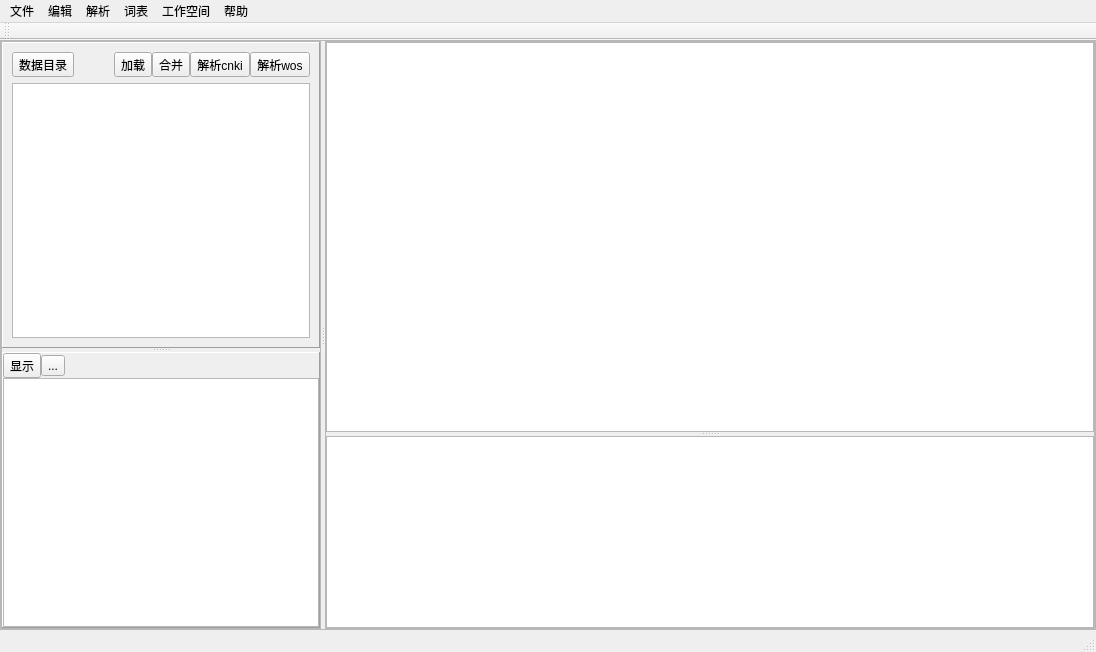
<?xml version="1.0" encoding="UTF-8"?>
<ui version="4.0">
 <class>MainWindow</class>
 <widget class="QMainWindow" name="MainWindow">
  <property name="geometry">
   <rect>
    <x>0</x>
    <y>0</y>
    <width>1096</width>
    <height>652</height>
   </rect>
  </property>
  <property name="windowTitle">
   <string>SciTools——清洗数据</string>
  </property>
  <property name="toolButtonStyle">
   <enum>Qt::ToolButtonTextUnderIcon</enum>
  </property>
  <widget class="QWidget" name="centralwidget">
   <layout class="QVBoxLayout" name="verticalLayout_5">
    <property name="spacing">
     <number>0</number>
    </property>
    <property name="leftMargin">
     <number>0</number>
    </property>
    <property name="topMargin">
     <number>0</number>
    </property>
    <property name="rightMargin">
     <number>0</number>
    </property>
    <property name="bottomMargin">
     <number>0</number>
    </property>
    <item>
     <widget class="QFrame" name="frame_5">
      <property name="sizePolicy">
       <sizepolicy hsizetype="Expanding" vsizetype="Preferred">
        <horstretch>0</horstretch>
        <verstretch>0</verstretch>
       </sizepolicy>
      </property>
      <property name="frameShape">
       <enum>QFrame::StyledPanel</enum>
      </property>
      <property name="frameShadow">
       <enum>QFrame::Raised</enum>
      </property>
      <layout class="QVBoxLayout" name="verticalLayout_6">
       <property name="spacing">
        <number>0</number>
       </property>
       <property name="leftMargin">
        <number>0</number>
       </property>
       <property name="topMargin">
        <number>0</number>
       </property>
       <property name="rightMargin">
        <number>0</number>
       </property>
       <property name="bottomMargin">
        <number>0</number>
       </property>
       <item>
        <widget class="QSplitter" name="splitter_3">
         <property name="orientation">
          <enum>Qt::Horizontal</enum>
         </property>
         <widget class="QFrame" name="frame_3">
          <property name="sizePolicy">
           <sizepolicy hsizetype="Preferred" vsizetype="Expanding">
            <horstretch>0</horstretch>
            <verstretch>0</verstretch>
           </sizepolicy>
          </property>
          <property name="frameShape">
           <enum>QFrame::StyledPanel</enum>
          </property>
          <property name="frameShadow">
           <enum>QFrame::Raised</enum>
          </property>
          <layout class="QHBoxLayout" name="horizontalLayout_3">
           <property name="spacing">
            <number>0</number>
           </property>
           <property name="leftMargin">
            <number>0</number>
           </property>
           <property name="topMargin">
            <number>0</number>
           </property>
           <property name="rightMargin">
            <number>0</number>
           </property>
           <property name="bottomMargin">
            <number>0</number>
           </property>
           <item>
            <widget class="QSplitter" name="splitter">
             <property name="orientation">
              <enum>Qt::Vertical</enum>
             </property>
             <widget class="QFrame" name="frame">
              <property name="frameShape">
               <enum>QFrame::Panel</enum>
              </property>
              <property name="frameShadow">
               <enum>QFrame::Raised</enum>
              </property>
              <layout class="QVBoxLayout" name="verticalLayout">
               <item>
                <layout class="QHBoxLayout" name="horizontalLayout">
                 <property name="spacing">
                  <number>0</number>
                 </property>
                 <item>
                  <widget class="QToolButton" name="btn_datafiles_dir">
                   <property name="text">
                    <string>数据目录</string>
                   </property>
                  </widget>
                 </item>
                 <item>
                  <spacer name="horizontalSpacer">
                   <property name="orientation">
                    <enum>Qt::Horizontal</enum>
                   </property>
                   <property name="sizeHint" stdset="0">
                    <size>
                     <width>40</width>
                     <height>20</height>
                    </size>
                   </property>
                  </spacer>
                 </item>
                 <item>
                  <widget class="QToolButton" name="btn_datafiles_load">
                   <property name="text">
                    <string>加载</string>
                   </property>
                  </widget>
                 </item>
                 <item>
                  <widget class="QToolButton" name="btn_datafiles_combine">
                   <property name="text">
                    <string>合并</string>
                   </property>
                  </widget>
                 </item>
                 <item>
                  <widget class="QToolButton" name="btn_datafiles_parse_cnki">
                   <property name="text">
                    <string>解析cnki</string>
                   </property>
                  </widget>
                 </item>
                 <item>
                  <widget class="QToolButton" name="btn_datafiles_parse_wos">
                   <property name="text">
                    <string>解析wos</string>
                   </property>
                  </widget>
                 </item>
                </layout>
               </item>
               <item>
                <widget class="QListView" name="listView_datafiles"/>
               </item>
              </layout>
             </widget>
             <widget class="QFrame" name="frame_2">
              <property name="frameShape">
               <enum>QFrame::Panel</enum>
              </property>
              <property name="frameShadow">
               <enum>QFrame::Raised</enum>
              </property>
              <layout class="QVBoxLayout" name="verticalLayout_2">
               <property name="spacing">
                <number>0</number>
               </property>
               <property name="leftMargin">
                <number>0</number>
               </property>
               <property name="topMargin">
                <number>0</number>
               </property>
               <property name="rightMargin">
                <number>0</number>
               </property>
               <property name="bottomMargin">
                <number>0</number>
               </property>
               <item>
                <layout class="QHBoxLayout" name="horizontalLayout_2">
                 <property name="spacing">
                  <number>0</number>
                 </property>
                 <item>
                  <widget class="QToolButton" name="btn_datamodel_show">
                   <property name="text">
                    <string>显示</string>
                   </property>
                  </widget>
                 </item>
                 <item>
                  <widget class="QToolButton" name="toolButton_4">
                   <property name="text">
                    <string>...</string>
                   </property>
                  </widget>
                 </item>
                 <item>
                  <spacer name="horizontalSpacer_2">
                   <property name="orientation">
                    <enum>Qt::Horizontal</enum>
                   </property>
                   <property name="sizeHint" stdset="0">
                    <size>
                     <width>40</width>
                     <height>20</height>
                    </size>
                   </property>
                  </spacer>
                 </item>
                </layout>
               </item>
               <item>
                <widget class="QListView" name="listView_datamodels"/>
               </item>
              </layout>
             </widget>
            </widget>
           </item>
          </layout>
         </widget>
         <widget class="QFrame" name="frame_4">
          <property name="sizePolicy">
           <sizepolicy hsizetype="Preferred" vsizetype="Expanding">
            <horstretch>9</horstretch>
            <verstretch>0</verstretch>
           </sizepolicy>
          </property>
          <property name="frameShape">
           <enum>QFrame::StyledPanel</enum>
          </property>
          <property name="frameShadow">
           <enum>QFrame::Raised</enum>
          </property>
          <layout class="QVBoxLayout" name="verticalLayout_4">
           <property name="spacing">
            <number>0</number>
           </property>
           <property name="leftMargin">
            <number>0</number>
           </property>
           <property name="topMargin">
            <number>0</number>
           </property>
           <property name="rightMargin">
            <number>0</number>
           </property>
           <property name="bottomMargin">
            <number>0</number>
           </property>
           <item>
            <widget class="QSplitter" name="splitter_2">
             <property name="orientation">
              <enum>Qt::Vertical</enum>
             </property>
             <widget class="QTableView" name="tableView_data">
              <property name="sizePolicy">
               <sizepolicy hsizetype="Expanding" vsizetype="Expanding">
                <horstretch>0</horstretch>
                <verstretch>9</verstretch>
               </sizepolicy>
              </property>
             </widget>
             <widget class="QPlainTextEdit" name="plainTextEdit">
              <property name="sizePolicy">
               <sizepolicy hsizetype="Expanding" vsizetype="Expanding">
                <horstretch>0</horstretch>
                <verstretch>0</verstretch>
               </sizepolicy>
              </property>
              <property name="baseSize">
               <size>
                <width>0</width>
                <height>0</height>
               </size>
              </property>
             </widget>
            </widget>
           </item>
          </layout>
         </widget>
        </widget>
       </item>
      </layout>
     </widget>
    </item>
   </layout>
  </widget>
  <widget class="QMenuBar" name="menubar">
   <property name="geometry">
    <rect>
     <x>0</x>
     <y>0</y>
     <width>1096</width>
     <height>22</height>
    </rect>
   </property>
   <widget class="QMenu" name="menu">
    <property name="title">
     <string>文件</string>
    </property>
   </widget>
   <widget class="QMenu" name="menu_2">
    <property name="title">
     <string>编辑</string>
    </property>
   </widget>
   <widget class="QMenu" name="menu_3">
    <property name="title">
     <string>词表</string>
    </property>
   </widget>
   <widget class="QMenu" name="menu_4">
    <property name="title">
     <string>工作空间</string>
    </property>
    <addaction name="action_workspace_set"/>
   </widget>
   <widget class="QMenu" name="menu_5">
    <property name="title">
     <string>帮助</string>
    </property>
   </widget>
   <widget class="QMenu" name="menu_6">
    <property name="title">
     <string>解析</string>
    </property>
    <addaction name="action_2"/>
    <addaction name="action_5"/>
    <addaction name="action_pubmed"/>
    <addaction name="action_cssci"/>
   </widget>
   <addaction name="menu"/>
   <addaction name="menu_2"/>
   <addaction name="menu_6"/>
   <addaction name="menu_3"/>
   <addaction name="menu_4"/>
   <addaction name="menu_5"/>
  </widget>
  <widget class="QStatusBar" name="statusbar"/>
  <widget class="QToolBar" name="toolBar">
   <property name="minimumSize">
    <size>
     <width>0</width>
     <height>16</height>
    </size>
   </property>
   <property name="windowTitle">
    <string>toolBar</string>
   </property>
   <property name="iconSize">
    <size>
     <width>16</width>
     <height>16</height>
    </size>
   </property>
   <attribute name="toolBarArea">
    <enum>TopToolBarArea</enum>
   </attribute>
   <attribute name="toolBarBreak">
    <bool>false</bool>
   </attribute>
  </widget>
  <action name="action">
   <property name="text">
    <string>打开文件夹</string>
   </property>
  </action>
  <action name="action_3">
   <property name="text">
    <string>合并文件</string>
   </property>
  </action>
  <action name="action_4">
   <property name="text">
    <string>删除文件</string>
   </property>
  </action>
  <action name="action_workspace_set">
   <property name="text">
    <string>设置</string>
   </property>
  </action>
  <action name="action_2">
   <property name="text">
    <string>解析cnki</string>
   </property>
  </action>
  <action name="action_5">
   <property name="text">
    <string>解析wos</string>
   </property>
  </action>
  <action name="action_pubmed">
   <property name="text">
    <string>解析pubmed</string>
   </property>
  </action>
  <action name="action_cssci">
   <property name="text">
    <string>解析cssci</string>
   </property>
  </action>
 </widget>
 <resources/>
 <connections/>
</ui>
